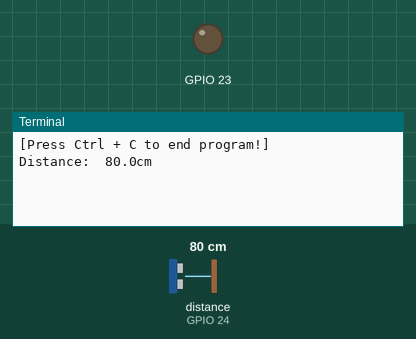
Simulated run of this program. Board: Raspberry Pi (BCM pin numbers). Shown: output pins drawn as LEDs (lit = HIGH), the last lines printed to the terminal. Inputs (shaded band) come from the test bench; at power-on: distance to the obstacle (sensor on GPIO 24) 80 cm. The echo pulse lasts 58.3 µs per cm; the clock reads 2024-03-15 10:24:30 at power-on unless the program sets it; pins used as bus, display or sensor lines are not drawn.

Above: at 1.7 s.
1.8 s: distance to the obstacle (sensor on GPIO 24) set to 2 cm
At 4.5 s:
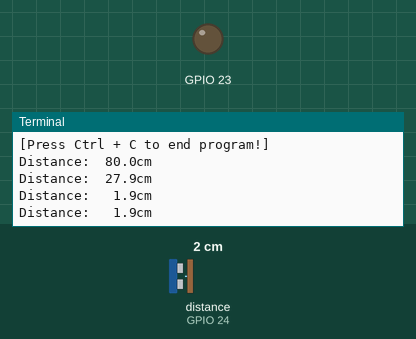
4.6 s: distance to the obstacle (sensor on GPIO 24) set to 120 cm
At 5.9 s:
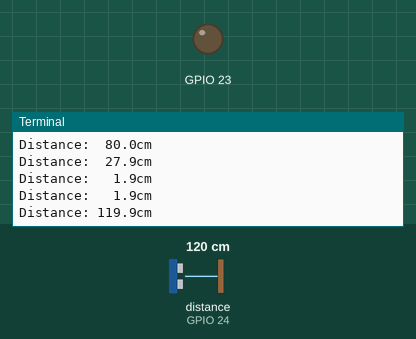

Measured:
- after the input at 1.8 s, the terminal: prints a new line after 0.12 s (image 1)
- after the input at 4.6 s, the terminal: prints a new line after 0.95 s (image 2)

The program:

read_ultrasonic.py
```python
import time
import RPi.GPIO as GPIO

#parameters
ECHO_PIN = 14
TRIG_PIN = 29

def measure():
    speed_of_sound = 34300
    GPIO.output(TRIG_PIN, True)
    time.sleep(0.00001)
    GPIO.output(TRIG_PIN, False)
    start = time.time()
    while GPIO.input(ECHO_PIN) == 0:
        start = time.time()
    while GPIO.input(ECHO_PIN) == 1:
        stop = time.time()
    elapsed = stop - start
    distance = (elapsed * speed_of_sound) / 2
    return distance

def measure_average():
    distance1 = measure()
    time.sleep(0.1)
    distance2 = measure()
    time.sleep(0.1)
    distance3 = measure()
    distance = distance1 + distance2 + distance3
    distance = distance / 3
    return distance

GPIO.setmode(GPIO.BCM)
TRIG_PIN = 23
ECHO_PIN = 24
GPIO.setup(TRIG_PIN, GPIO.OUT)
GPIO.setup(ECHO_PIN, GPIO.IN)
print('[Press Ctrl + C to end program!]')
try:
    GPIO.output(TRIG_PIN, False)
    time.sleep(0.5)
    while True:
        distance = measure_average()
        print('Distance: {:5.1f}cm'.format(distance))
        time.sleep(1)
except KeyboardInterrupt:
    print('\nScript end!')
finally:
    GPIO.cleanup()
```
